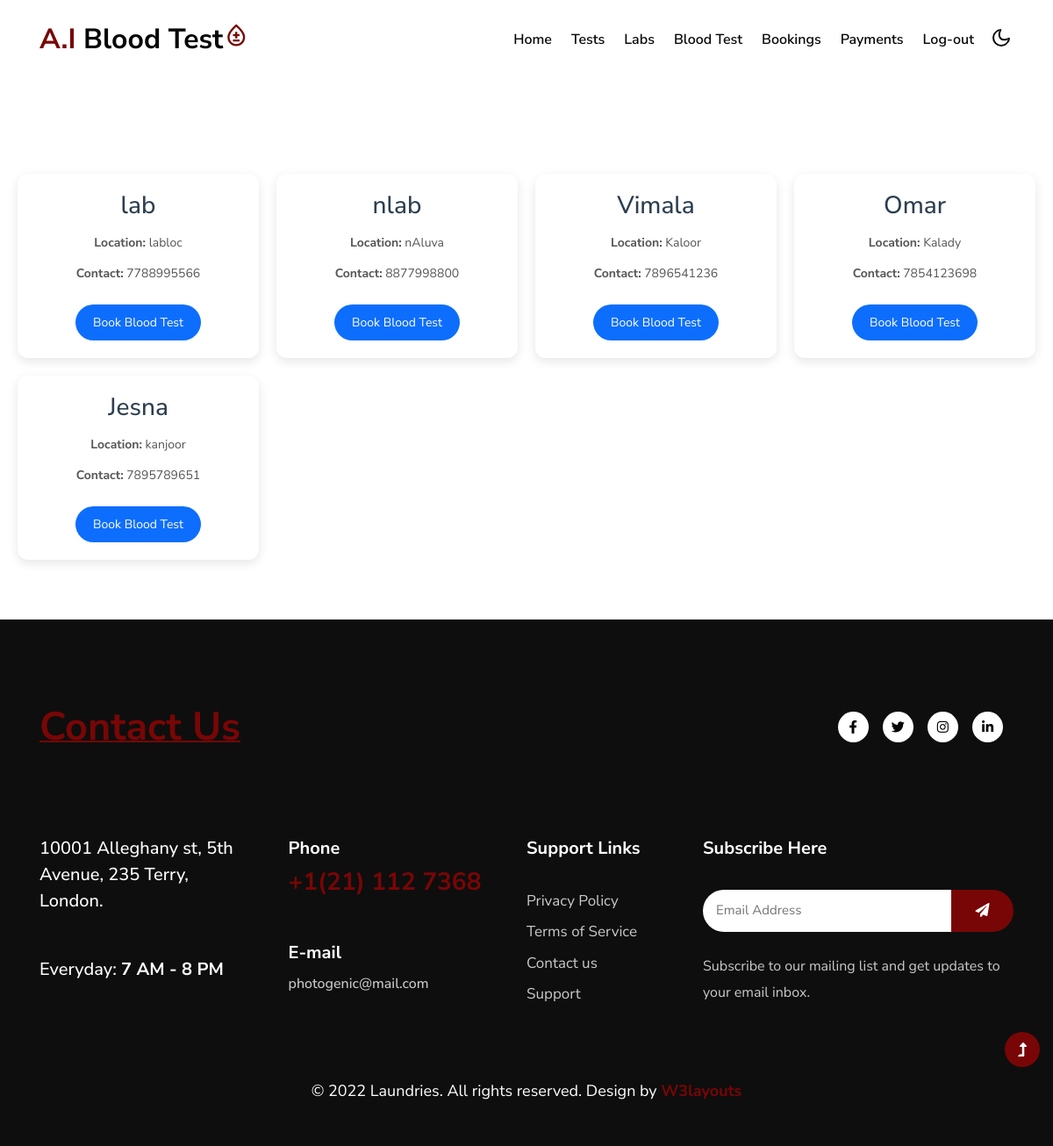
/select_lab_blood, run on the app's committed database.
### EdiagApp/models.py (models this page shows)
class LabReg(models.Model):
    name = models.CharField(max_length = 20)
    location = models.CharField(max_length = 20)
    contact = models.CharField(max_length = 20)
    email = models.EmailField()
    address = models.CharField(max_length = 50)
    user = models.ForeignKey(User,on_delete=models.CASCADE,null = True)
    pwd = models.CharField(max_length = 50,null=True)

### EdiagApp/views.py (the view)
# urls.py: path('select_lab_blood', views.select_lab_blood),
def select_lab_blood(request):
    labs = LabReg.objects.all()
    if request.method == "POST":
        request.session['lab_id'] = request.POST['lab_id']
        return redirect('/blood_payment')
    return render(request, 'select_lab_blood.html', {'labs': labs})

### template/select_lab_blood.html (shortened to what this page needs)
{% extends "user_home.html" %}
{% block content %}
<br><br><br><br><br>
<h2 class="page-title">Select Lab for Blood Test</h2>
<div class="lab-container">
    {% for lab in labs %}
    <div class="lab-card">
        <h3>{{ lab.name }}</h3>
        <p><b>Location:</b> {{ lab.location }}</p>
        <p><b>Contact:</b> {{ lab.contact }}</p>
        <form method="POST">
            <button type="submit">Book Blood Test</button>
        </form>
    </div>
    {% endfor %}
</div>
<br><br>
{% endblock %}

### template/user_home.html (shortened to what this page needs)
<!doctype html>
<html lang="en">
<head>
    <link rel="stylesheet" href="../static/assets/css/style-starter.css">
</head>
</head>
<body>
    <header id="site-header" class="fixed-top">
        <div class="container">
            <nav class="navbar navbar-expand-lg navbar-light">
                <a class="navbar-brand" href="index.html">
                    <span>A.I</span> Blood Test<span class="material-symbols-outlined" style="font-size: 30px;">
                    </span>
                </a>
                <div class="collapse navbar-collapse" id="navbarScroll">
                    <ul class="navbar-nav ms-auto my-2 my-lg-0 navbar-nav-scroll">
                        <li class="nav-item">
                            <a class="nav-link" aria-current="page" href="/user_home">Home</a>
                        </li>
                        <li class="nav-item">
                            <a class="nav-link" href="/user_tests">Tests</a>
                        </li>
                        <li class="nav-item">
                            <a class="nav-link" href="/user_labs">Labs</a>
                        </li>
                        <li class="nav-item dropdown">
    <a class="nav-link dropdown-toggle" href="#" id="bloodDropdown" role="button" data-bs-toggle="dropdown" aria-expanded="false">
        Blood Test
    </a>
</li>
                        <li class="nav-item">
                            <a class="nav-link" href="/user_bookings">Bookings</a>
                        </li>
                        <li class="nav-item">
                            <a class="nav-link" href="/user_payments">Payments</a>
                        </li>
                        <li class="nav-item">
                            <a class="nav-link" href="/login">Log-out</a>
                        </li>
                    </ul>
                </div>
                <div class="cont-ser-position">
                    <nav class="navigation">
                        <div class="theme-switch-wrapper">
                            <label class="theme-switch" for="checkbox">
                                <div class="mode-container">
                                    <i class="gg-moon"></i>
                                </div>
                            </label>
                        </div>
                    </nav>
                </div>
            </nav>
        </div>
    </header>
    {% block content %}{% endblock %}
    <footer class="w3l-footer-29-main">
        <div class="footer-29-w3l py-5">
            <div class="container pt-md-5 pt-4">
                <div class="w3l-footer-text-style">
                    <div class="footer-list-cont d-flex align-items-center justify-content-between mb-5">
                        <h6 class="foot-sub-title">Contact Us</h6>
                        <div class="main-social-footer-29">
                            <a href="#facebook" class="facebook"><i class="fab fa-facebook-f"></i></a>
                            <a href="#twitter" class="twitter"><i class="fab fa-twitter"></i></a>
                            <a href="#instagram" class="instagram"><i class="fab fa-instagram"></i></a>
                            <a href="#linkedin" class="linkedin"><i class="fab fa-linkedin-in"></i></a>
                        </div>
                    </div>
                </div>
                <div class="row footer-top-29 pt-lg-5 pt-sm-4">
                    <div class="col-lg-3 col-sm-6">
                        <div class="address-grid">
                            <h5>10001 Alleghany st, 5th Avenue, 235 Terry, <br> London.</h5>
                            <h5 class="mt-sm-5 mt-4">Everyday: <span> 7 AM - 8 PM</span></h5>
                        </div>
                    </div>
                    <div class="col-lg-3 col-sm-6 mt-sm-0 mt-4">
                        <div class="address-grid">
                            <h5 class="top-bold">Phone</h5>
                            <h5 class="phone-number-text mt-2"><a href="tel:+1(21) 112 7368">+1(21) 112 7368</a></h5>
                        </div>
                        <div class="address-grid mt-sm-5 mt-4">
                            <h5 class="top-bold">E-mail</h5>
                            <h5 class="email-cont-text mt-1"> <a href="mailto:photogenic@mail.com"
                                    class="mail">photogenic@mail.com</a></h5>
                        </div>
                    </div>
                    <div class="col-lg-2 col-md-6 col-sm-5 footer-list-menu ps-lg-0 mt-lg-0 mt-sm-5 mt-4">
                        <div class="address-grid">
                            <h5 class="mb-sm-4 mb-3 pb-lg-2 top-bold">Support Links</h5>
                            <ul>
                                <li><a href="#privacy">Privacy Policy</a></li>
                                <li><a href="#terms"> Terms of Service</a></li>
                                <li><a href="contact.html">Contact us</a></li>
                                <li><a href="#support"> Support</a></li>
                            </ul>
                        </div>
                    </div>
                    <div class="address-grid col-lg-4 col-md-6 col-sm-7 mt-lg-0 mt-sm-5 mt-4 w3l-footer-16-main">
                        <h5 class="top-bold">Subscribe Here</h5>
                        <form action="#" class="subscribe d-flex mt-sm-4 mt-3 pt-lg-2 mb-4" method="post">
                            <input type="email" name="email" placeholder="Email Address" required="">
                            <button><span class="fa fa-paper-plane" aria-hidden="true"></span></button>
                        </form>
                        <p>Subscribe to our mailing list and get updates to your email inbox.</p>
                    </div>
                </div>
                <div class="w3l-copyright text-center mt-lg-5 mt-4 pt-sm-4 pt-3">
                    <p class="copy-footer-29">© 2022 Laundries. All rights reserved. Design by <a
                            href="https://w3layouts.com/" target="_blank">
                            W3layouts</a></p>
                </div>
            </div>
        </div>
    </footer>
    <button onclick="topFunction()" id="movetop" title="Go to top">
        <span class="fas fa-level-up-alt" aria-hidden="true"></span>
    </button>
</body>
</html>

### template/select_lab_blood.html (style rules this page uses)
.lab-container { display: grid; grid-template-columns: repeat(auto-fit, minmax(260px, 1fr)); gap: 20px; padding: 20px; }
.lab-card { background: #ffffff; border-radius: 12px; box-shadow: 0 4px 12px rgba(0,0,0,0.1); padding: 20px; text-align: center; transition: transform 0.3s ease; }
.lab-card h3 { margin-bottom: 10px; color: #2c3e50; }
.lab-card p { margin: 5px 0; color: #555; font-size: 14px; }
.lab-card button { margin-top: 15px; padding: 10px 20px; border: none; background: #0d6efd; color: white; border-radius: 25px; cursor: pointer; font-size: 14px; }
.page-title { text-align: center; margin-top: 20px; color: #ffffff; }

### data on the page
LabReg: name "lab", location "labloc", contact "7788995566"
LabReg: name "nlab", location "nAluva", contact "8877998800"
LabReg: name "Vimala", location "Kaloor", contact "7896541236"
LabReg: name "Omar", location "Kalady", contact "7854123698"
LabReg: name "Jesna", location "kanjoor", contact "7895789651"
